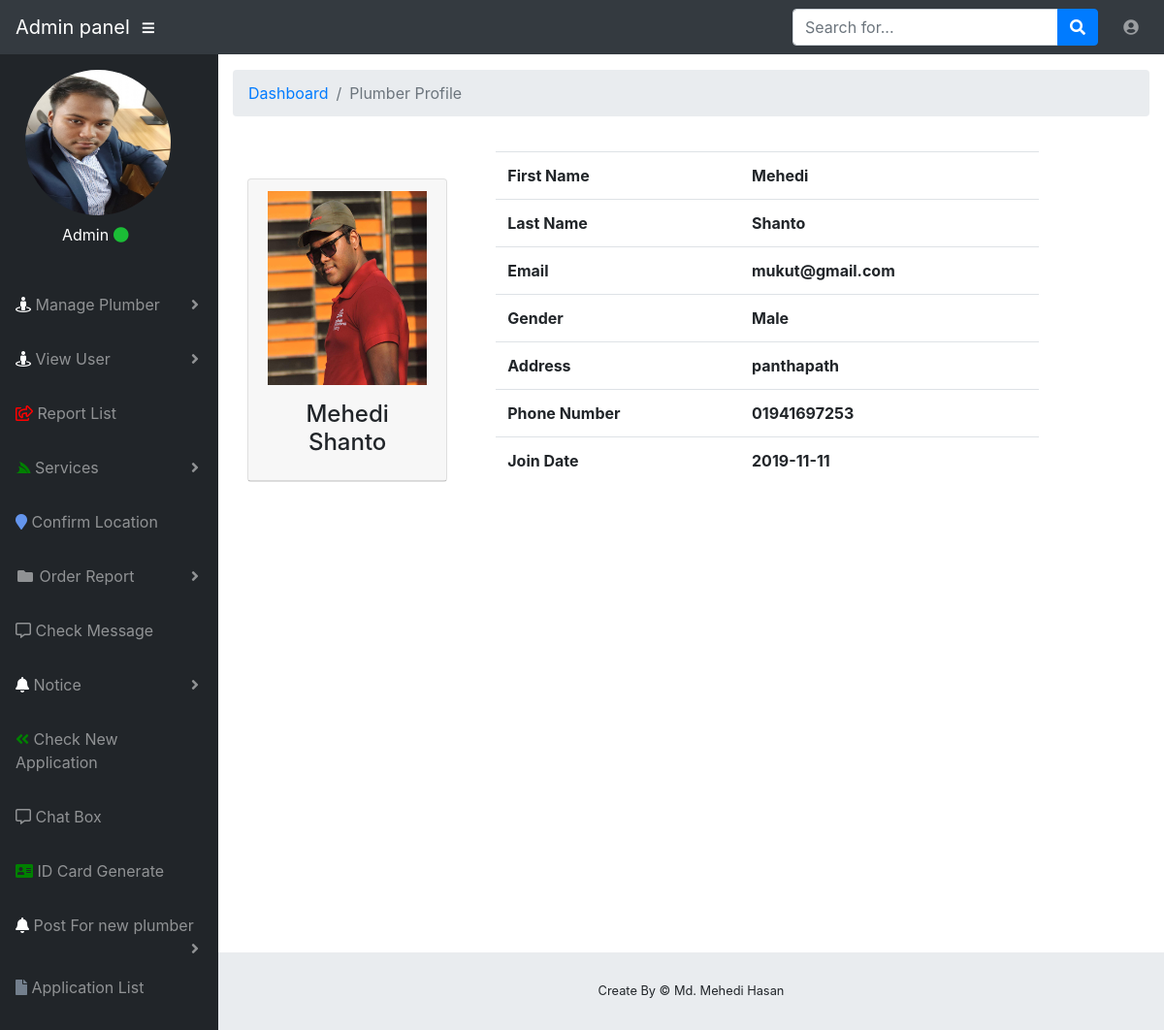
Page /admin/customer_profile.php?id=1 (signed in) on the committed database.
### tables this page shows
CREATE TABLE `customers` (
  `first_name` varchar(255) NOT NULL,
  `c_id` int(11) NOT NULL,
  `last_name` varchar(255) NOT NULL,
  `username` varchar(255) NOT NULL,
  `password` varchar(255) NOT NULL,
  `status` varchar(255) NOT NULL,
  `contact` varchar(255) NOT NULL,
  `address` varchar(255) NOT NULL,
  `gender` varchar(255) NOT NULL,
  `image` varchar(255) NOT NULL,
  `date` date NOT NULL
);

### admin/customer_profile.php (the view, shortened to what this page needs)
<?php
require_once '../php/db_connect.php';
?>
<?php
if (isset($_GET['id'])){
    $id = $_GET['id'];
    $q = "SELECT * FROM customers WHERE c_id = $id";
    $r = mysqli_query($connect, $q);
    $data = mysqli_fetch_assoc($r);
}
?>
<?php include "front/header.php"; ?>
<body id="page-top">
<?php include "front/nav.php";?>
<div id="wrapper">
    <?php include "front/sidebar.php";?>
    <div id="content-wrapper">
        <div class="container-fluid">
            <ol class="breadcrumb">
                <li class="breadcrumb-item">
                    <a href="admin_dashboard.php">Dashboard</a>
                </li>
                <li class="breadcrumb-item active">Plumber Profile</li>
            </ol>
            <div class="row">
                <div class="col-md-12 col-sm-12">
                    <div class="col-md-3 col-sm-12 float-left">
                        <div class="card mt-5">
                            <div class="card-header">
                                <center class="m-t-30"> <img src="../images/<?php echo $data['image'];?>" title="<?php echo $data['first_name'];?>" width="100%" height="200" />
                                    <h4 class="card-title m-t-10 text-capitalize mt-3"><?php echo $data['first_name'];?> <span><?php echo $data['last_name'];?></span></h4>
                                </center>
                            </div>
                        </div>
                    </div>
                    <div class="col-md-8 col-sm-12 float-left">
                        <div class="card-body">
                            <div class="table-responsive">
                                <table class="table">
                                    <tr>
                                        <th>First Name </th>
                                        <td class="font-weight-bold text-capitalize"><?php echo $data['first_name']; ?></td>
                                    </tr>
                                    <tr>
                                        <th>Last Name  </th>
                                        <td class="font-weight-bold text-capitalize"><?php echo $data['last_name']; ?></td>
                                    </tr>
                                    <tr>
                                        <th>Email </th>
                                        <td class="font-weight-bold"><?php echo $data['username']; ?></td>
                                    </tr>
                                    <tr>
                                        <th>Gender  </th>
                                        <td class="font-weight-bold"><?php echo $data['gender']; ?></td>
                                    </tr>
                                    <tr>
                                        <th>Address  </th>
                                        <td class="font-weight-bold"><?php echo $data['address']; ?></td>
                                    </tr>
                                    <tr>
                                        <th>Phone Number  </th>
                                        <td class="font-weight-bold"><?php echo $data['contact']; ?></td>
                                    </tr>
                                    <tr>
                                        <th>Join Date  </th>
                                        <td class="font-weight-bold"><?php echo $data['date']; ?></td>
                                    </tr>
                                </table>
                            </div>
                        </div>
                    </div>
                </div>
            </div>
        </div>
    </div>
    <footer class="sticky-footer">
        <div class="container my-auto">
            <div class="copyright text-center my-auto">
                <span>Create By © Md. Mehedi Hasan</span>
            </div>
        </div>
    </footer>
</div>
</body>
</html>

### rows in the picture
customers: image (picture), first_name "Mehedi", last_name "Shanto", username "mukut@gmail.com", gender "Male", address "panthapath", contact "01941697253", date "2019-11-11"
